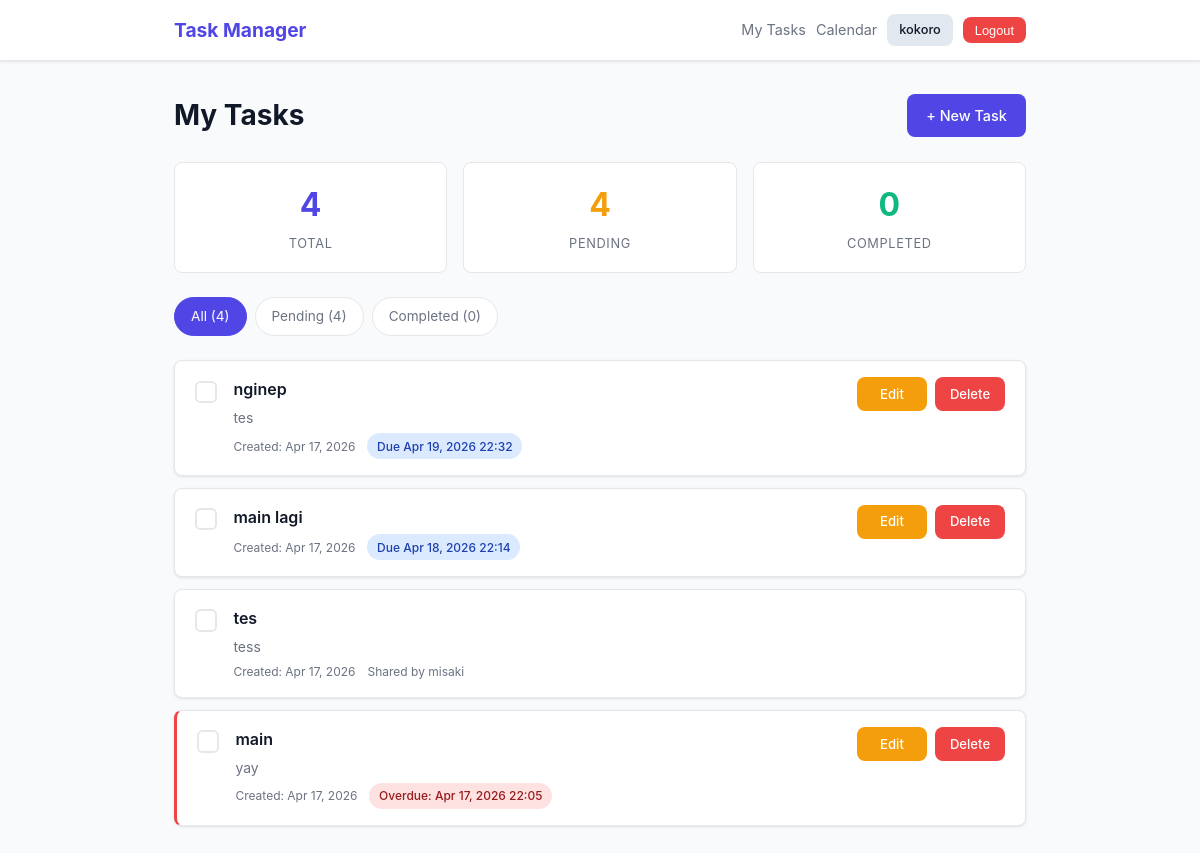
Before: /tasks/ (signed in) with the older database file.
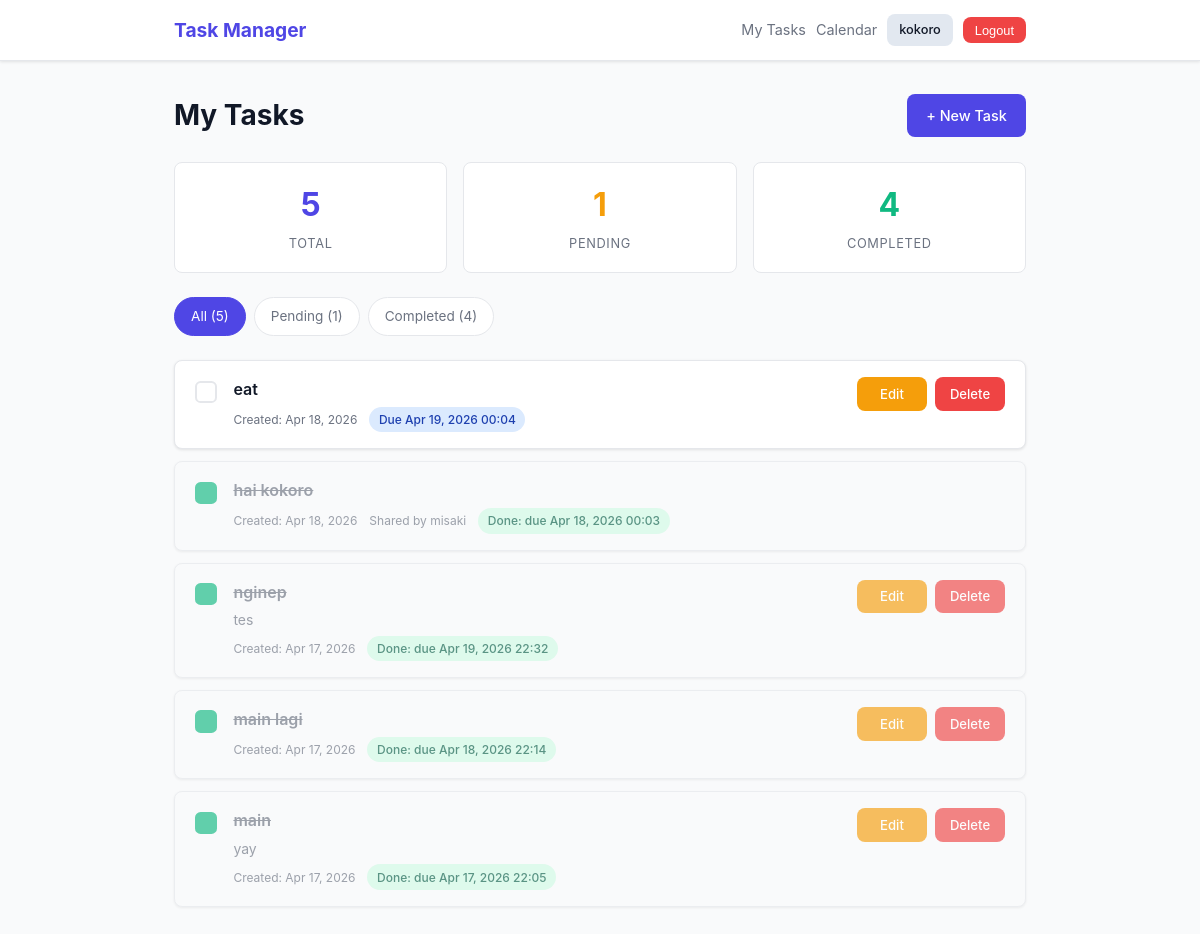
After: the same page with the newer database file.
### tasks/models.py (models this page shows, shortened)
class Task(models.Model):
    user = models.ForeignKey(User, on_delete=models.CASCADE, related_name='tasks')
    title = models.CharField(max_length=200)
    description = models.TextField(blank=True)
    completed = models.BooleanField(default=False)
    deadline = models.DateTimeField(null=True, blank=True)
    created_at = models.DateTimeField(auto_now_add=True)
    updated_at = models.DateTimeField(auto_now=True)
    shared_with = models.ManyToManyField(
        User,
        through='SharedTask',
        related_name='shared_tasks',
        blank=True,
    )
    class Meta:
        ordering = ['-created_at']
    @property
    def is_overdue(self):
        if self.deadline and not self.completed:
            return timezone.now() > self.deadline
        return False

### tasks/views.py (the view)
# urls.py: path('tasks/', views.task_list_view, name='task_list'),
@login_required
def task_list_view(request):
    all_own_tasks = Task.objects.filter(user=request.user)
    all_shared_tasks = Task.objects.filter(shared_with=request.user)
    total_count = all_own_tasks.count() + all_shared_tasks.count()
    completed_count = all_own_tasks.filter(completed=True).count() + all_shared_tasks.filter(completed=True).count()
    pending_count = total_count - completed_count
    own_tasks = all_own_tasks
    shared_tasks = all_shared_tasks
    filter_param = request.GET.get('filter', 'all')
    if filter_param == 'completed':
        own_tasks = own_tasks.filter(completed=True)
        shared_tasks = shared_tasks.filter(completed=True)
    elif filter_param == 'pending':
        own_tasks = own_tasks.filter(completed=False)
        shared_tasks = shared_tasks.filter(completed=False)
    tasks = (own_tasks | shared_tasks).distinct().order_by('-created_at')
    context = {
        'tasks': tasks,
        'filter': filter_param,
        'total_count': total_count,
        'completed_count': completed_count,
        'pending_count': pending_count,
    }
    return render(request, 'tasks/task_list.html', context)

### tasks/templates/tasks/task_list.html (shortened to what this page needs)
{% extends 'base.html' %}
{% block content %}
<div class="page-header">
    <h1>My Tasks</h1>
    <a href="{% url 'task_create' %}" class="btn btn-primary">+ New Task</a>
</div>
<div class="stats-bar">
    <div class="stat-item">
        <span class="stat-number">{{ total_count }}</span>
        <span class="stat-label">Total</span>
    </div>
    <div class="stat-item">
        <span class="stat-number stat-pending">{{ pending_count }}</span>
        <span class="stat-label">Pending</span>
    </div>
    <div class="stat-item">
        <span class="stat-number stat-done">{{ completed_count }}</span>
        <span class="stat-label">Completed</span>
    </div>
</div>
<div class="filter-tabs">
    <a href="{% url 'task_list' %}?filter=all"
       class="filter-tab {% if filter == 'all' %}active{% endif %}">All ({{ total_count }})</a>
    <a href="{% url 'task_list' %}?filter=pending"
       class="filter-tab {% if filter == 'pending' %}active{% endif %}">Pending ({{ pending_count }})</a>
    <a href="{% url 'task_list' %}?filter=completed"
       class="filter-tab {% if filter == 'completed' %}active{% endif %}">Completed ({{ completed_count }})</a>
</div>
{% if tasks %}
    <div class="task-list">
        {% for task in tasks %}
            <div id="task-{{ task.pk }}" class="task-card {% if task.completed %}task-completed{% endif %} {% if task.is_overdue %}task-overdue{% endif %}">
                <div class="task-checkbox">
                    <form method="post" action="{% url 'task_toggle' task.pk %}" style="display:inline;">
                        <button type="submit" class="checkbox-btn {% if task.completed %}checkbox-checked{% endif %}" aria-label="Toggle task completion"></button>
                    </form>
                </div>
                <div class="task-content">
                    <h3 class="task-title {% if task.completed %}strikethrough{% endif %}">
                        {{ task.title }}
                    </h3>
                    {% if task.description %}
                        <p class="task-description">{{ task.description }}</p>
                    {% endif %}
                    <div class="task-meta-row">
                        <small class="task-meta">Created: {{ task.created_at|date:"M d, Y" }}</small>
                        {% if task.user != request.user %}
                            <span class="task-meta">Shared by {{ task.user.username }}</span>
                        {% endif %}
                        {% if task.deadline %}
                            {% if task.completed %}
                                <span class="deadline-badge deadline-done">
                                    Done: due {{ task.deadline|date:"M d, Y H:i" }}
                                </span>
                            {% elif task.is_overdue %}
                                <span class="deadline-badge deadline-overdue">
                                    Overdue: {{ task.deadline|date:"M d, Y H:i" }}
                                </span>
                            {% else %}
                                <span class="deadline-badge deadline-upcoming">
                                    Due {{ task.deadline|date:"M d, Y H:i" }}
                                </span>
                            {% endif %}
                        {% endif %}
                    </div>
                </div>
                <div class="task-actions">
                    {% if task.user == request.user %}
                        <a href="{% url 'task_update' task.pk %}" class="btn btn-warning btn-sm">Edit</a>
                        <a href="{% url 'task_delete' task.pk %}" class="btn btn-danger btn-sm">Delete</a>
                    {% endif %}
                </div>
            </div>
        {% endfor %}
    </div>
{% endif %}
{% endblock %}

### templates/base.html (shortened to what this page needs)
{% load static %}
<!DOCTYPE html>
<html lang="en">
<head>
    <link rel="stylesheet" href="{% static 'css/style.css' %}">
</head>
<body>
<nav class="navbar">
    <div class="nav-container">
        <a href="{% url 'task_list' %}" class="nav-brand">Task Manager</a>
        <div class="nav-links">
            {% if request.user.is_authenticated %}
                <a href="{% url 'task_list' %}" class="nav-link">My Tasks</a>
                <a href="{% url 'calendar' %}" class="nav-link">Calendar</a>
                <span class="btn btn-user btn-sm">{{ request.user.username }}</span>
                <form method="post" action="{% url 'logout' %}" class="nav-logout-form">
                    <button type="submit" class="btn btn-logout btn-sm">Logout</button>
                </form>
            {% else %}
                <a href="{% url 'login' %}" class="nav-link">Login</a>
                <a href="{% url 'register' %}" class="btn btn-primary btn-sm">Register</a>
            {% endif %}
        </div>
    </div>
</nav>
<main class="main-content">
    <div class="container">
        {% block content %}{% endblock %}
    </div>
</main>
</body>
</html>

Changed rows visible on the page:
removed Task: completed False (drawn), title "tes", description "tess", created_at "Apr 17, 2026", user.username "misaki"
added Task: completed False (drawn), title "eat", created_at "Apr 18, 2026", deadline "Apr 19, 2026 00:04", shows "Edit"
added Task: completed True (drawn), title "hai kokoro", created_at "Apr 18, 2026", user.username "misaki", deadline "Apr 18, 2026 00:03"
changed Task "nginep": completed "Due" → "Done: due"
changed Task "main lagi": completed "Due" → "Done: due"
changed Task "main": completed "Overdue:" → "Done: due"
Other visible differences:
{{ total_count }}: "4" → "5"
{{ pending_count }}: "4" → "1"
{{ completed_count }}: "0" → "4"
